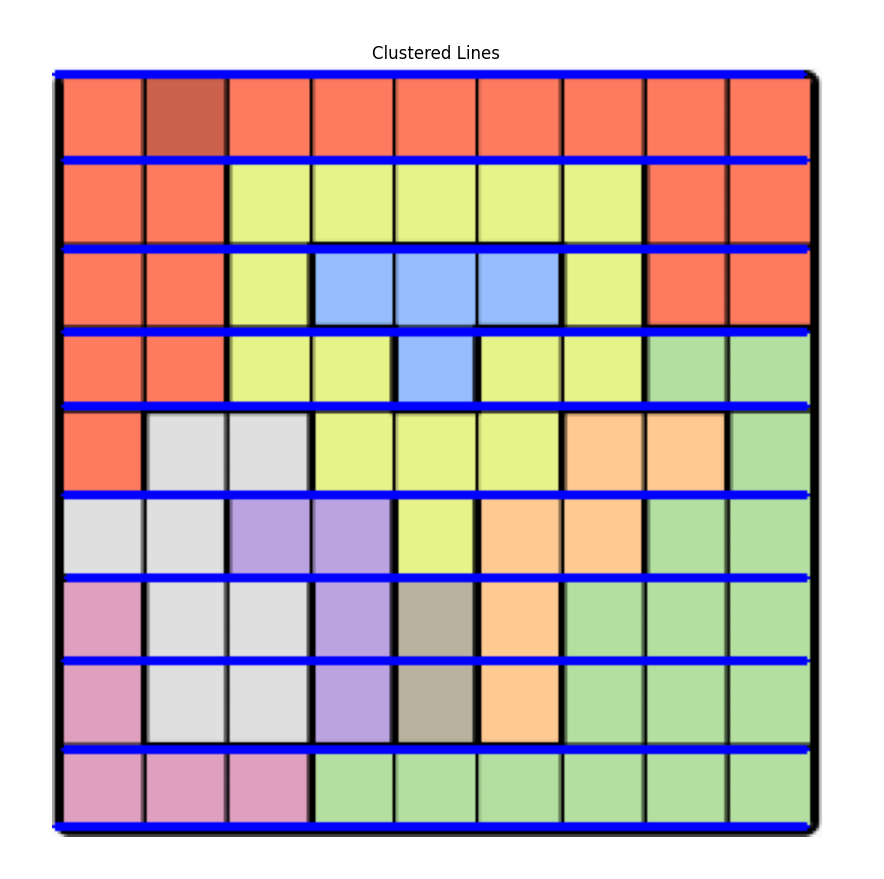
#> input picture img/clustered-lines.PNG, 884 x 879 px
$ python queens.py img/clustered-lines.PNG
#> lines starting #> are read from the running program, lines starting #| are printed output that depends on the picture; after the words box and inside, x2 and y2 are one past the last pixel; in counts of white or black regions, pixels touching at a corner belong together
import cv2
import math
import numpy as np
import matplotlib.pyplot as plt
from collections import defaultdict
import matplotlib.patches as patches
import sys

# Load and preprocess the image
def preprocess_image(image_path):
    img = cv2.imread(image_path)
    if img is None:
        raise ValueError(f"Image not found or unable to load: {image_path}")

    img_resized = cv2.resize(img, (0, 0), fx=0.65, fy=0.65)
    gray_img = cv2.cvtColor(img_resized, cv2.COLOR_BGR2GRAY)
    blurred_img = cv2.GaussianBlur(gray_img, (5, 5), 0)
    edges = cv2.Canny(blurred_img, 50, 150)
    return img_resized, edges

# Find the grid contour and crop the grid area
def crop_grid_from_image(img, edges):
    contours, _ = cv2.findContours(edges.copy(), cv2.RETR_EXTERNAL, cv2.CHAIN_APPROX_SIMPLE)
    grid_contour = max(contours, key=cv2.contourArea, default=None)

    if grid_contour is None:
        raise ValueError("No grid contour found.")

    x, y, w, h = cv2.boundingRect(grid_contour)
    cropped_grid = img[y:y+h, x:x+w]
    return cropped_grid

# Detect horizontal lines using Hough Line Transform
def detect_horizontal_lines(cropped_grid):
    gray_cropped = cv2.cvtColor(cropped_grid, cv2.COLOR_BGR2GRAY)
    edges_cropped = cv2.Canny(gray_cropped, 50, 150)

    lines = cv2.HoughLinesP(
        edges_cropped,
        1,
        np.pi / 180,
        threshold=180,
        minLineLength=150,
        maxLineGap=20
    )

    horizontal_lines = []
    if lines is not None:
        for line in lines[:, 0]:
            x1, y1, x2, y2 = line
            theta = np.arctan2(y2 - y1, x2 - x1)
            if np.isclose(theta, 0, atol=np.pi/180):
                horizontal_lines.append(line)

    return horizontal_lines

def cluster_lines(lines, threshold=10):
    if not lines:
        return []

    lines.sort(key=lambda line: (line[1] + line[3]) / 2)
    clustered_lines = []
    cluster = [lines[0]]

    for i in range(1, len(lines)):
        prev_line = cluster[-1]
        curr_line = lines[i]
        distance = abs((curr_line[1] + curr_line[3]) / 2 - (prev_line[1] + prev_line[3]) / 2)
        if distance < threshold:
            cluster.append(curr_line)
        else:
            # Merge the cluster into one representative line
            clustered_lines.append(merge_lines(cluster))
            cluster = [curr_line]

    # Add the last cluster
    clustered_lines.append(merge_lines(cluster))
    return clustered_lines

def merge_lines(cluster):
    x1 = min(line[0] for line in cluster)
    x2 = max(line[2] for line in cluster)
    y1 = int(np.mean([line[1] for line in cluster]))
    y2 = int(np.mean([line[3] for line in cluster]))
    return (x1, y1, x2, y2)

# Define the colors list
colors = [
    {"name": "purple", "hex": 0xbba3e2, "rgb": (187, 163, 226)},
    {"name": "orange", "hex": 0xffc992, "rgb": (255, 201, 146)},
    {"name": "blue", "hex": 0x96beff, "rgb": (150, 190, 255)},
    {"name": "light-green", "hex": 0xb3dfa0, "rgb": (179, 223, 160)},
    {"name": "light-grey", "hex": 0xdfdfdf, "rgb": (223, 223, 223)},
    {"name": "red", "hex": 0xff7b60, "rgb": (255, 123, 96)},
    {"name": "yellow", "hex": 0xe6f388, "rgb": (230, 243, 136)},
    {"name": "dark-grey", "hex": 0xb9b29e, "rgb": (185, 178, 158)},
    {"name": "light-pink", "hex": 0xdfa0bf, "rgb": (223, 160, 191)},
    {"name": "light-blue", "hex": 0xa3d2d8, "rgb": (163, 210, 216)},
    {"name": "black", "hex": 0x000000, "rgb": (0, 0, 0)}
]

# Function to calculate the closest color
def get_closest_color(rgb, colors):
    r, g, b = map(int, rgb)
    min_distance = math.inf
    closest_color_name = 'black'

    for color in colors:
        cr, cg, cb = color["rgb"]
        distance = math.sqrt((r - cr) ** 2 + (g - cg) ** 2 + (b - cb) ** 2)
        if distance < min_distance:
            min_distance = distance
            closest_color_name = color["name"]
    return closest_color_name

def solve_queens(grid):
    # Partition the grid into regions by color
    region_coords = defaultdict(list)
    n = len(grid)
    for y, row in enumerate(grid):
        for x, color in enumerate(row):
            region_coords[color].append((x, y))  # Group coordinates by color

    # Sort regions by size (smallest first)
    sorted_regions = sorted(region_coords.values(), key=len)

    def try_region(regions):
        if not regions:
            return []

        # Take the smallest region and remaining regions
        smallest, *remaining = regions

        # Try placing a queen in every cell of the smallest region
        for x, y in smallest:
            # Filter out invalid placements for remaining regions
            filtered = [
                [
                    (x2, y2) for x2, y2 in region
                    if x2 != x and y2 != y
                    and (abs(x2 - x) > 1 or abs(y2 - y) > 1)
                ]
                for region in remaining
            ]

            # If any region has no valid cells, skip this placement
            if any(len(region) == 0 for region in filtered):
                continue

            # Recurse on the remaining regions
            solution = try_region(filtered)
            if solution is not None:
                return [(x, y)] + solution
        return None

    # Generate all solutions
    return try_region(sorted_regions)

# Display the solution in Matplotlib
def plot_colored_grid_with_queens(grid, grid_size, colors, queens):
    color_map = {color["name"]: np.array(color["rgb"]) / 255 for color in colors}

    fig, ax = plt.subplots(figsize=(8, 8))

    for y in range(grid_size):
        for x in range(grid_size):
            color_name = grid[y][x]
            color_rgb = color_map.get(color_name, [0, 0, 0])
            rect = patches.Rectangle((x, grid_size - y - 1), 1, 1, facecolor=color_rgb, edgecolor="black")
            ax.add_patch(rect)

    for x, y in queens:
        ax.text(
            x + 0.5, grid_size - y - 1 + 0.5,
            "Q", fontsize=20, ha="center", va="center", color="red", weight="bold"
        )

    ax.set_xlim(0, grid_size)
    ax.set_ylim(0, grid_size)
    ax.set_xticks(range(grid_size))
    ax.set_yticks(range(grid_size))
    ax.set_xticklabels([])
    ax.set_yticklabels([])
    ax.set_aspect("equal")
    ax.grid(True, which="both", color="black", linestyle="-", linewidth=0.5)

    plt.title("Queens Solution", fontsize=16)
    plt.show()

def main(image_path):
    img, edges = preprocess_image(image_path)
#> in preprocess_image, img is the input picture: shape (879, 884, 3); mean B, G, R 176.1, 176, 193.3
#> in preprocess_image, `img_resized = cv2.resize(img, (0, 0), fx=0.65, fy=0.65)`:
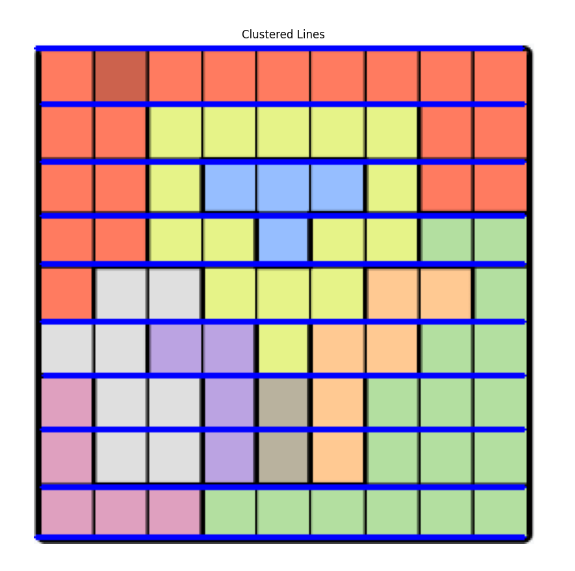
#> img_resized: shape (571, 575, 3); mean B, G, R 176.2, 176.1, 193.4
#> in preprocess_image, `blurred_img = cv2.GaussianBlur(gray_img, (5, 5), 0)`:
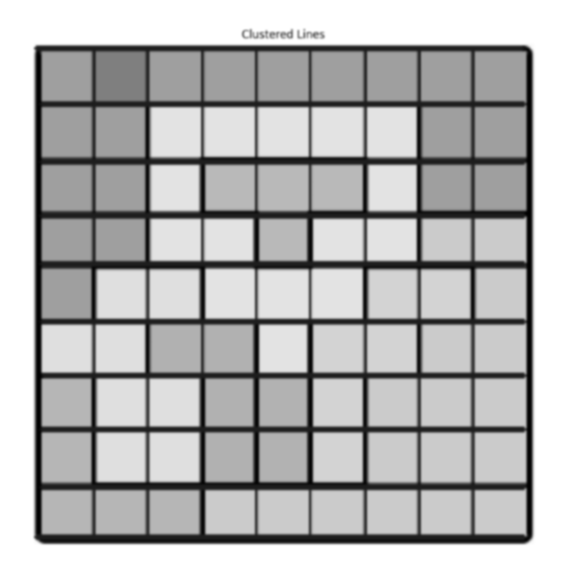
#> blurred_img: shape (571, 575); min 0, max 255, mean 181.3
#> in preprocess_image, `edges = cv2.Canny(blurred_img, 50, 150)`:
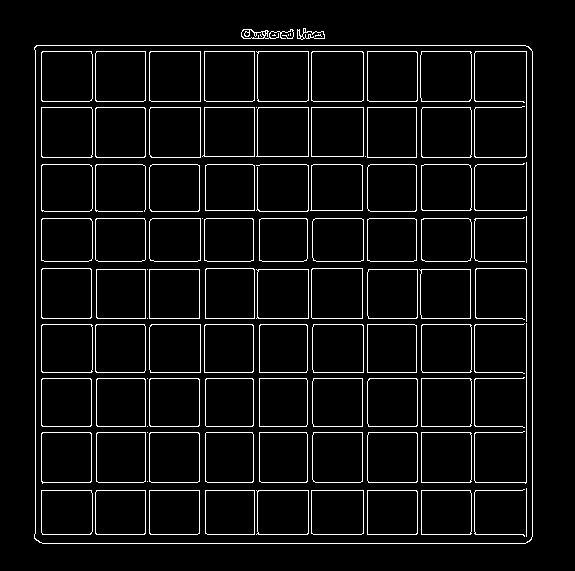
#> edges: shape (571, 575); 5.5% white in thin lines or dots, all inside (x1, y1, x2, y2) = (34, 28, 533, 544)
    cropped_grid = crop_grid_from_image(img, edges)
#> in crop_grid_from_image, `contours, _ = cv2.findContours(edges.copy(), cv2.RETR_EXTERNAL, cv2.CH..`: contours = 6 contours, 3 with area under 20; largest, box (x1, y1, x2, y2) and area: (34, 45, 533, 544) 247468, (241, 29, 294, 39) 192, (297, 28, 325, 40) 168
#> in crop_grid_from_image, `grid_contour = max(contours, key=cv2.contourArea, default=None)`: grid_contour = contour of 26 points, box (x1, y1, x2, y2) (34, 45, 533, 544), area 247468
#> in crop_grid_from_image, `x, y, w, h = cv2.boundingRect(grid_contour)`: x = 34; y = 45; w = 499
#> in crop_grid_from_image, `cropped_grid = img[y:y+h, x:x+w]`:
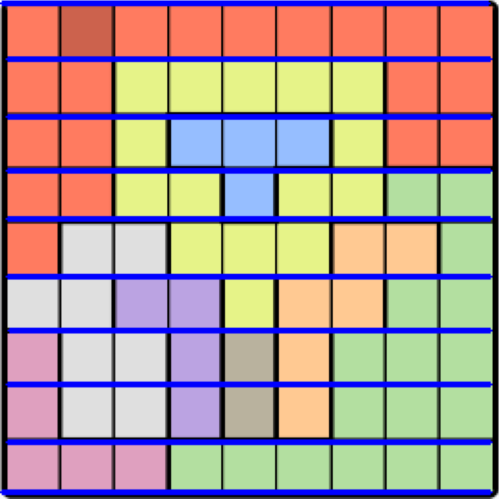
#> cropped_grid: shape (499, 499, 3); mean B, G, R 151.4, 151.3, 174.1
    horizontal_lines = detect_horizontal_lines(cropped_grid)
#> in detect_horizontal_lines, `gray_cropped = cv2.cvtColor(cropped_grid, cv2.COLOR_BGR2GRAY)`:
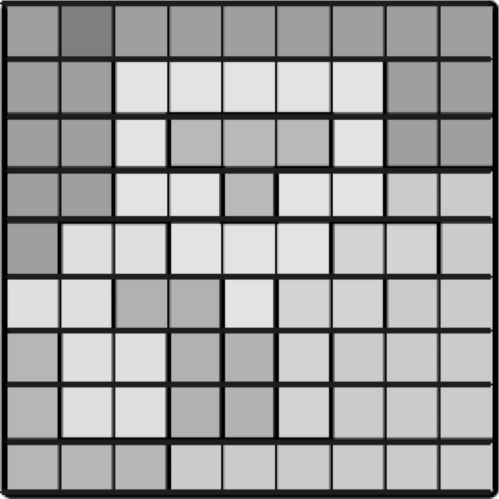
#> gray_cropped: shape (499, 499); min 0, max 250, mean 158.1
#> in detect_horizontal_lines, `edges_cropped = cv2.Canny(gray_cropped, 50, 150)`:
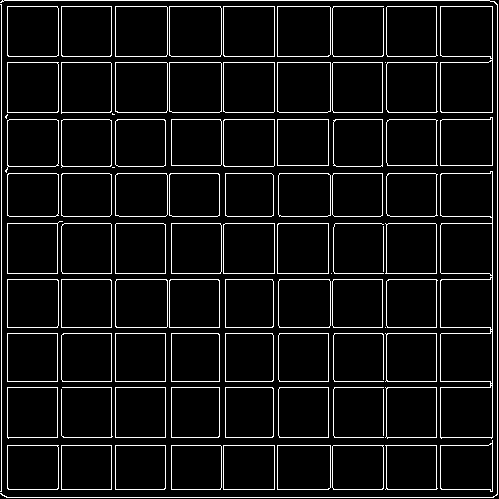
#> edges_cropped: shape (499, 499); 7.2% white in thin lines or dots
#> in detect_horizontal_lines, `lines = cv2.HoughLinesP( edges_cropped, 1, np.pi / 180, threshold=180,..`: lines = 39 rows, first 6: [6, 497, 493, 497], [1, 62, 497, 62], [115, 489, 115, 0], [1, 445, 497, 445], [2, 0, 489, 0], [1, 489, 497, 489]
#> the loop in detect_horizontal_lines, `for line in lines[:, 0]:` made 39 passes
#> (x1, y1, x2, y2, theta) on passes 1 to 12: (6, 497, 493, 497, 0), (1, 62, 497, 62, 0), (115, 489, 115, 0, -1.57), (1, 445, 497, 445, 0), (2, 0, 489, 0, 0), (1, 489, 497, 489, 0), (1, 6, 497, 6, 0), (1, 273, 497, 273, 0), (1, 494, 1, 1, -1.57), (440, 488, 440, 7, -1.57), (7, 333, 497, 333, 0), (7, 327, 497, 327, 0)
#> after the loop in detect_horizontal_lines, `for line in lines[:, 0]:`: horizontal_lines = 20 items, first 6: [6, 497, 493, 497], [1, 62, 497, 62], [1, 445, 497, 445], [2, 0, 489, 0], [1, 489, 497, 489], [1, 6, 497, 6]

    clustered_horizontal = cluster_lines(horizontal_lines, threshold=15)
#> in cluster_lines, `cluster = [lines[0]]`: cluster = [[2, 0, 489, 0]]
#> the loop in cluster_lines, `for i in range(1, len(lines)):` made 19 passes
#> (prev_line, distance, x1 in merge_lines, x2 in merge_lines, y1 in merge_lines, y2 in merge_lines, cluster) on passes 2, 4, 6, 8, 10, 12, 14, 16, 18: ([1, 6, 497, 6], 50, 1, 497, 3, 3, [[8, 56, 492, 56]]), ([1, 62, 497, 62], 50, 1, 497, 59, 59, [[7, 112, 491, 112]]), ([9, 119, 492, 119], 47, 7, 492, 115, 115, [[8, 166, 163, 166]]), ([8, 173, 490, 173], 43, 8, 490, 169, 169, [[9, 216, 490, 216]]), ([7, 223, 492, 223], 50, 7, 492, 219, 219, [[1, 273, 497, 273]]), ([7, 279, 492, 279], 48, 1, 497, 276, 276, [[7, 327, 497, 327]]), ([7, 333, 497, 333], 48, 7, 497, 330, 330, [[7, 381, 492, 381]]), ([7, 387, 492, 387], 50, 7, 492, 384, 384, [[7, 437, 492, 437]]), ([1, 445, 497, 445], 44, 1, 497, 441, 441, [[1, 489, 497, 489]])
#> (prev_line, curr_line, distance) on passes 1, 3, 5, 7, 9, 11: ([2, 0, 489, 0], [1, 6, 497, 6], 6), ([8, 56, 492, 56], [1, 62, 497, 62], 6), ([7, 112, 491, 112], [9, 119, 492, 119], 7), ([8, 166, 163, 166], [8, 173, 490, 173], 7), ([9, 216, 490, 216], [7, 223, 492, 223], 7), ([1, 273, 497, 273], [7, 279, 492, 279], 6)
#> after the loop in cluster_lines, `for i in range(1, len(lines)):`: clustered_lines = [(1, 3, 497, 3), (1, 59, 497, 59), (7, 115, 492, 115), (8, 169, 490, 169), (7, 219, 492, 219), (1, 276, 497, 276), (7, 330, 497, 330), (7, 384, 492, 384), (1, 441, 497, 441)]
#> clustered_horizontal = [(1, 3, 497, 3), (1, 59, 497, 59), (7, 115, 492, 115), (8, 169, 490, 169), (7, 219, 492, 219), (1, 276, 497, 276), (7, 330, 497, 330), (7, 384, 492, 384), (1, 441, 497, 441), (1, 493, 497, 493)]
    grid_size = len(clustered_horizontal) - 1
#> grid_size = 9

    colors = [
        {"name": "purple", "hex": 0xbba3e2, "rgb": (187, 163, 226)},
        {"name": "orange", "hex": 0xffc992, "rgb": (255, 201, 146)},
        {"name": "blue", "hex": 0x96beff, "rgb": (150, 190, 255)},
        {"name": "light-green", "hex": 0xb3dfa0, "rgb": (179, 223, 160)},
        {"name": "light-grey", "hex": 0xdfdfdf, "rgb": (223, 223, 223)},
        {"name": "red", "hex": 0xff7b60, "rgb": (255, 123, 96)},
        {"name": "yellow", "hex": 0xe6f388, "rgb": (230, 243, 136)},
        {"name": "dark-grey", "hex": 0xb9b29e, "rgb": (185, 178, 158)},
        {"name": "light-pink", "hex": 0xdfa0bf, "rgb": (223, 160, 191)},
        {"name": "light-blue", "hex": 0xa3d2d8, "rgb": (163, 210, 216)},
        {"name": "black", "hex": 0x000000, "rgb": (0, 0, 0)}
    ]

    grid = np.full((grid_size, grid_size), 'black', dtype='<U15')
    step_x = cropped_grid.shape[1] / grid_size
#> step_x = 55.44
    step_y = cropped_grid.shape[0] / grid_size
#> step_y = 55.44

    for row in range(grid_size):
        for col in range(grid_size):
            center_x = int((col + 0.5) * step_x)
            center_y = int((row + 0.5) * step_y)
            pixel_bgr = cropped_grid[center_y, center_x]
            pixel_rgb = (pixel_bgr[2], pixel_bgr[1], pixel_bgr[0])
            color_name = get_closest_color(pixel_rgb, colors)
            grid[row, col] = color_name

    solution = solve_queens(grid)
#> the loop in solve_queens, `for y, row in enumerate(grid):` made 9 passes

    if solution:
        plot_colored_grid_with_queens(grid, grid_size, colors, solution)
#> the loop in plot_colored_grid_with_queens, `for x, y in queens:` made 9 passes
#> (x, y) on passes 1 to 9: (4, 7), (5, 2), (3, 5), (0, 8), (6, 4), (1, 6), (2, 1), (8, 3), (7, 0)
#> in plot_colored_grid_with_queens, `plt.show()`:
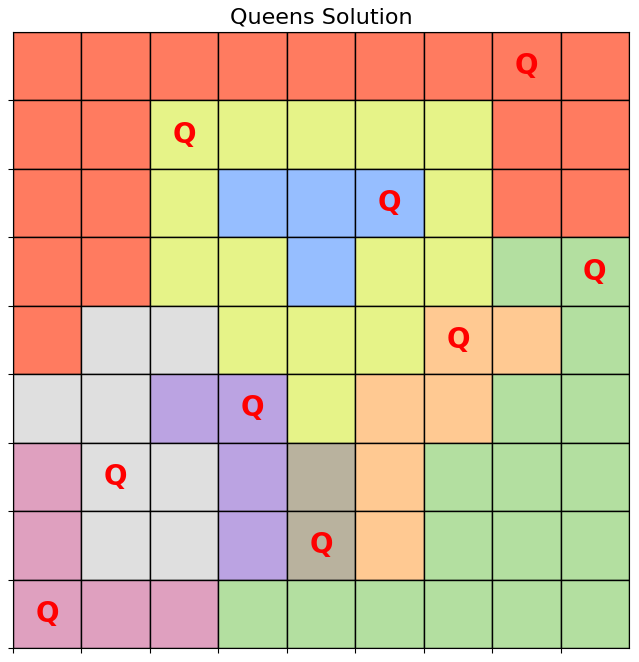
#> figure drawn by matplotlib, 1 panel
    else:
        print("No solution exists.")

# Run the main function with the image path passed as argument
if __name__ == "__main__":
    image_path = sys.argv[1] if len(sys.argv) > 1 else input("Enter the image path: ")
    main(image_path)

$ run again, on img/queens1.PNG
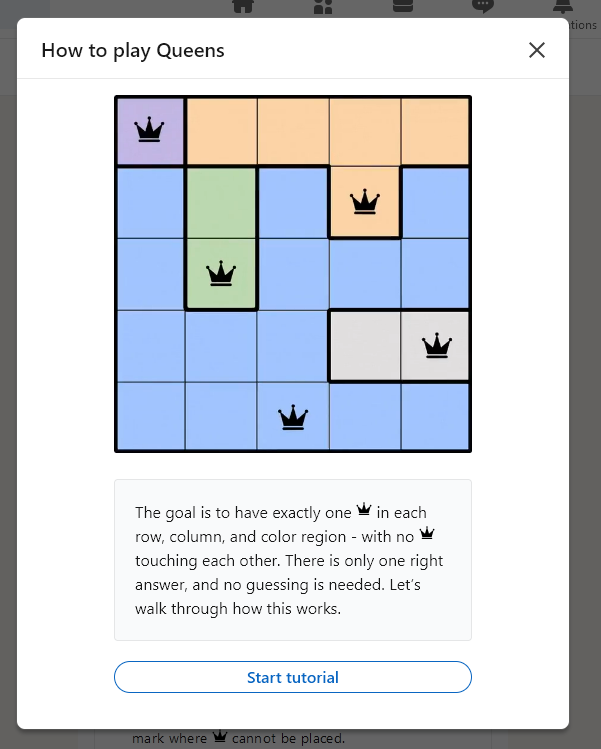
#> input picture img/queens1.PNG, 601 x 749 px
#> in preprocess_image, img is the input picture: shape (749, 601, 3); mean B, G, R 217, 210.4, 206.3
#> in preprocess_image, `edges = cv2.Canny(blurred_img, 50, 150)`:
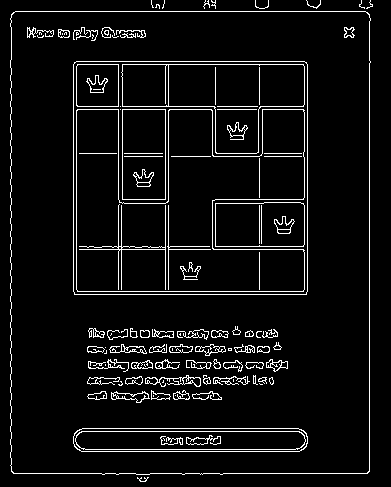
#> edges: shape (487, 391); 6% white in thin lines or dots
#> contours = 11 contours, 10 with area under 20; largest, box (x1, y1, x2, y2) and area: (10, 11, 371, 475) 165609
#> grid_contour = contour of 180 points, box (x1, y1, x2, y2) (10, 11, 371, 475), area 165609
#> in crop_grid_from_image, `x, y, w, h = cv2.boundingRect(grid_contour)`: x = 10; y = 11; w = 361; h = 464
#> in detect_horizontal_lines, `edges_cropped = cv2.Canny(gray_cropped, 50, 150)`:
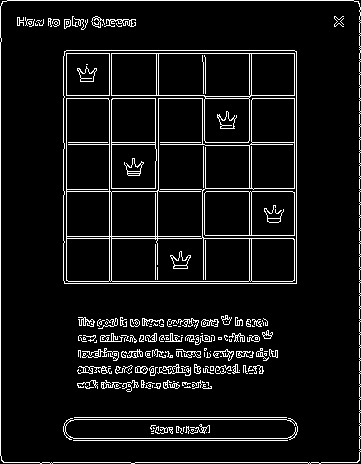
#> edges_cropped: shape (464, 361); 7.2% white in thin lines or dots
#> lines = 24 rows, first 6: [0, 455, 0, 6], [359, 460, 359, 3], [7, 0, 353, 0], [3, 462, 357, 462], [111, 283, 111, 50], [66, 283, 66, 50]
#> the loop in detect_horizontal_lines, `for line in lines[:, 0]:` made 24 passes
#> (x1, y1, x2, y2, theta) on passes 1 to 8: (0, 455, 0, 6, -1.57), (359, 460, 359, 3, -1.57), (7, 0, 353, 0, 0), (3, 462, 357, 462, 0), (111, 283, 111, 50, -1.57), (66, 283, 66, 50, -1.57), (249, 283, 249, 50, -1.57), (296, 283, 296, 51, -1.57)
#> after the loop in detect_horizontal_lines, `for line in lines[:, 0]:`: horizontal_lines = 14 items, first 6: [7, 0, 353, 0], [3, 462, 357, 462], [68, 438, 292, 438], [64, 283, 295, 283], [68, 419, 292, 419], [67, 50, 293, 50]
#> in cluster_lines, `cluster = [lines[0]]`: cluster = [[7, 0, 353, 0]]
#> the loop in cluster_lines, `for i in range(1, len(lines)):` made 13 passes
#> (prev_line, distance, x1 in merge_lines, x2 in merge_lines, y1 in merge_lines, y2 in merge_lines, cluster) on passes 1, 3, 4, 5, 6, 7: ([7, 0, 353, 0], 50, 7, 353, 0, 0, [[67, 50, 293, 50]]), ([64, 53, 293, 53], 45, 64, 293, 51, 51, [[63, 98, 293, 98]]), ([63, 98, 293, 98], 44, 63, 293, 98, 98, [[63, 142, 293, 142]]), ([63, 142, 293, 142], 49, 63, 293, 142, 142, [[64, 191, 292, 191]]), ([64, 191, 292, 191], 47, 64, 292, 191, 191, [[63, 238, 293, 238]]), ([63, 238, 293, 238], 43, 63, 293, 238, 238, [[64, 281, 292, 281]])
#> after the loop in cluster_lines, `for i in range(1, len(lines)):`: clustered_lines = [(7, 0, 353, 0), (64, 51, 293, 51), (63, 98, 293, 98), (63, 142, 293, 142), (64, 191, 292, 191), (63, 238, 293, 238), (64, 282, 295, 282), (68, 418, 292, 418), (68, 439, 292, 439)]
#> clustered_horizontal = [(7, 0, 353, 0), (64, 51, 293, 51), (63, 98, 293, 98), (63, 142, 293, 142), (64, 191, 292, 191), (63, 238, 293, 238), (64, 282, 295, 282), (68, 418, 292, 418), (68, 439, 292, 439), (3, 462, 357, 462)]
#> grid_size = 9
#> step_x = 40.11
#> step_y = 51.56
#> n = 9
#> the loop in solve_queens, `for y, row in enumerate(grid):` made 9 passes
